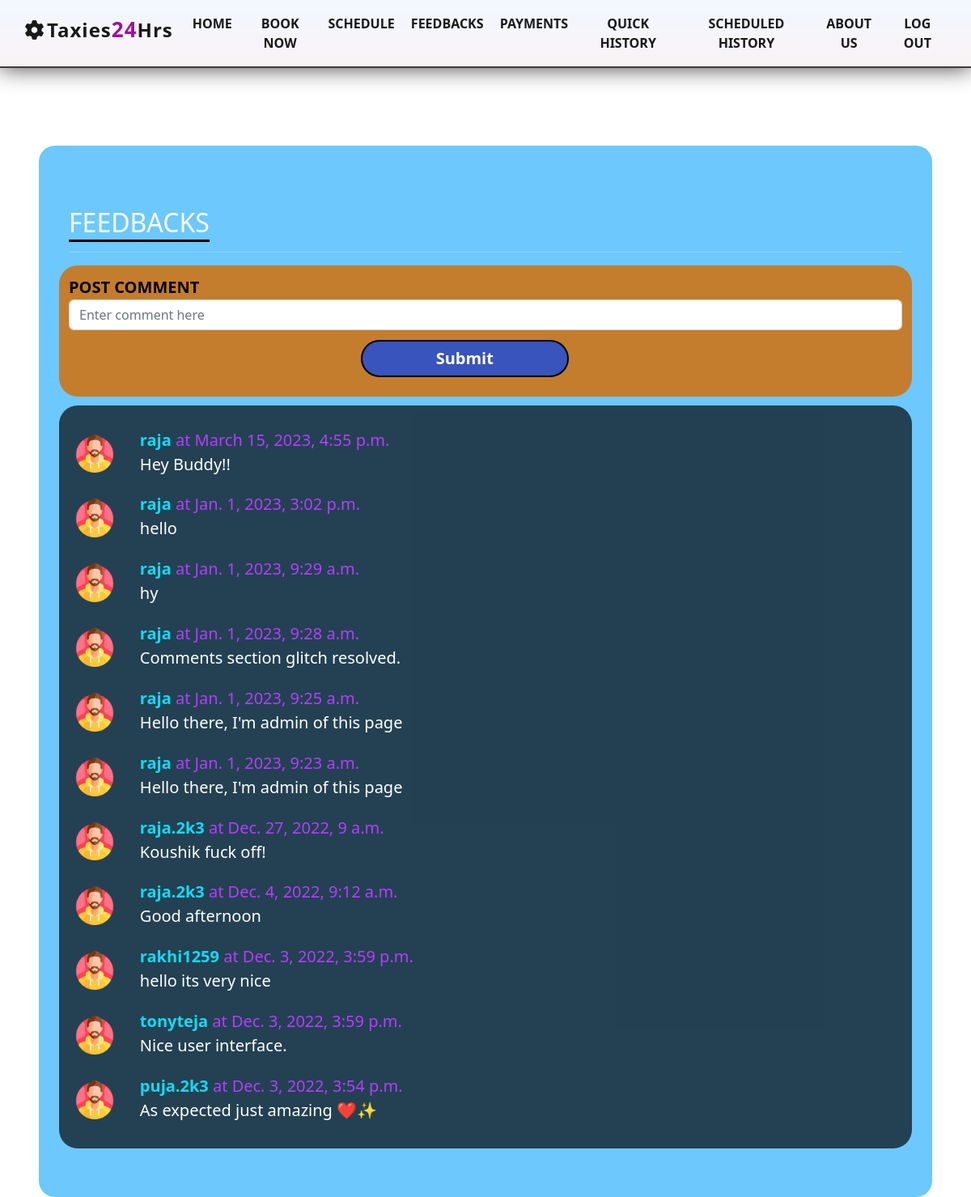
Screenshot of /feedback/ (signed in) with the database file from the repository.
### Rentals/models.py (models this page shows, shortened)
class FeedbackDB(models.Model):
    sno = models.AutoField(primary_key=True)
    comment = models.TextField()
    user = models.ForeignKey(User, on_delete=models.CASCADE)
    parent = models.ForeignKey('self', on_delete=models.CASCADE, null=True)
    timestamp = models.DateTimeField(default=now)

### Rentals/views.py (the view)
# urls.py: path('feedback/', views.Feedback, name='feedback'),
def Feedback(request):
    if request.method == "POST":
        comment = request.POST.get('comment')
        user = request.user
        comment = FeedbackDB(comment=comment, user=user)
        comment.save()
        messages.success(request, "Your comment has been posted successfully")
    comments = FeedbackDB.objects.all().order_by('sno').reverse()
    context = {'comments': comments, 'user': request.user}
    return render(request, 'Rentals/blog.html', context)

### Rentals/templates/Rentals/blog.html (shortened to what this page needs)
{% extends 'base.html' %}
{% block body %}
<div class="feedbackcontainer">
    <div class="container my-3">
        <h2 class="blog-post-title">FEEDBACKS</h2>
        <hr>
    </div>
    <div class="feedinfo">
        {% if user.is_authenticated %}
        <form action="" method="post">
            <div class="form-group">
                <label for="exampleInputEmail1"><b>POST COMMENT</b></label>
                <input type="text" class="form-control" name="comment" placeholder="Enter comment here" required>
            </div>
            <button type="submit" class="feedbutton">Submit</button>
        </form>
    </div>
    {% else %}
    <div class="feedinfo">
        Please login to post a comment
    </div>
    {% endif %}
    <div class="feedbody">
        {% for comment in comments %}
        <div class="row my-3">
            <div class="col-md-1">
                <div class="ulogo">
                    <img class="rounded mx-auto d-block w-100 p-2" src="/static/styles/Images&Gifs/user.png" alt="user">
                </div>
            </div>
            <div class="col-md-11 ">
                <b> {{comment.user.username}} </b> <span>at {{comment.timestamp}}</span>
                <div> {{comment.comment}} </div>
            </div>
        </div>
        {% endfor %}
    </div>
    {% endblock %}

### Rentals/static/styles/homestyle.css (style rules this page uses)
* { margin: 0; padding: 0; }
html { box-sizing: border-box; scroll-behavior: smooth; }
body { margin: 0; background: url(/static/styles/Images&Gifs/hmbg.jpg) no-repeat center center fixed; background-size: cover; overflow-x: hidden; font-family: "Poppins", sans-serif; }
.feedbackcontainer { margin-top: 8%; margin-left: 4%; width: 92%; font-size: 20px; padding: 60px 25px; background-color: rgba(55, 180, 252, 0.733); color: rgb(255, 255, 255); border-radius: 20px; }
.feedbackcontainer h2 { border-bottom: 3px solid black; display: inline; }
.feedbody { color: white; margin-top: 1%; border-radius: 23px; padding: 12px; background-color: rgba(0, 0, 0, 0.675); }
.feedbody b { color: #13daf4; }
.feedbody span { color: #b53dff; }
.feedinfo { border-radius: 23px; color: black; background-color: rgba(207, 116, 18, 0.89); padding: 12px; }
.feedbutton { position: relative; bottom: 5%; left: 35%; color: white; font-size: 22; background-color: #194addcf; cursor: pointer; outline: none; width: 25%; margin: 12px 0; padding: 6px; border-radius: 90px; border: 2px solid rgb(0, 0, 0); font-weight: bold; }

### Rentals/static/styles/about.css (style rules this page uses)
* { margin: 0; padding: 0; }
body { max-width: 100dvw; overflow-x: hidden; z-index: -999; margin: 0; font-family: "Poppins", sans-serif; -webkit-font-smoothing: antialiased; -moz-osx-font-smoothing: grayscale; }
*, *:before, *:after { box-sizing: inherit; }

### rows the page displays
FeedbackDB: user.username "raja", timestamp "March 15, 2023, 4:55 p.m.", comment "Hey Buddy!!"
FeedbackDB: user.username "raja", timestamp "Jan. 1, 2023, 3:02 p.m.", comment "hello"
FeedbackDB: user.username "raja", timestamp "Jan. 1, 2023, 9:29 a.m.", comment "hy"
FeedbackDB: user.username "raja", timestamp "Jan. 1, 2023, 9:28 a.m.", comment "Comments section glitch resolved."
FeedbackDB: user.username "raja", timestamp "Jan. 1, 2023, 9:25 a.m.", comment "Hello there, I'm admin of this page"
FeedbackDB: user.username "raja", timestamp "Jan. 1, 2023, 9:23 a.m.", comment "Hello there, I'm admin of this page"
FeedbackDB: user.username "raja.2k3", timestamp "Dec. 27, 2022, 9 a.m.", comment "Koushik fuck off!"
FeedbackDB: user.username "raja.2k3", timestamp "Dec. 4, 2022, 9:12 a.m.", comment "Good afternoon"
FeedbackDB: user.username "rakhi1259", timestamp "Dec. 3, 2022, 3:59 p.m.", comment "hello its very nice"
FeedbackDB: user.username "tonyteja", timestamp "Dec. 3, 2022, 3:59 p.m.", comment "Nice user interface."
FeedbackDB: user.username "puja.2k3", timestamp "Dec. 3, 2022, 3:54 p.m.", comment "As expected just amazing ❤️✨"
